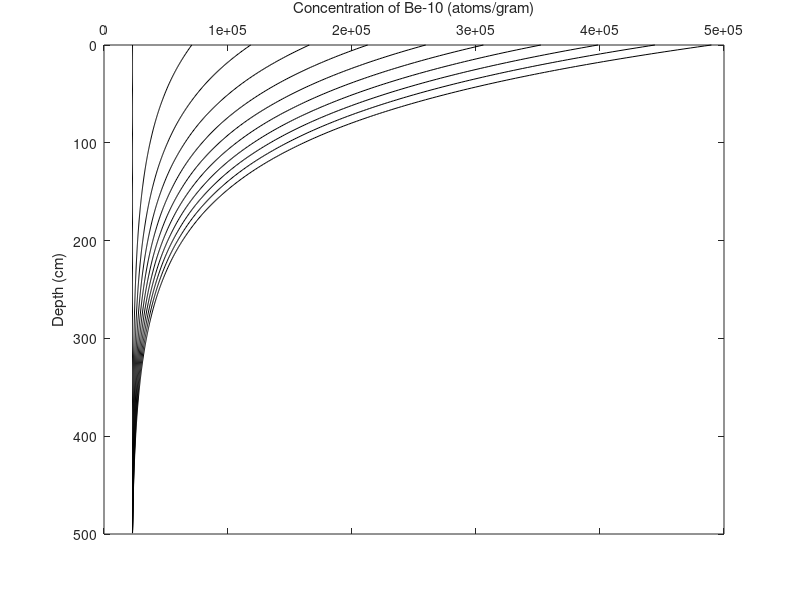

This chart was generated by the following MATLAB code:
% INHERITANCE CASE
% Script to calculate numerical solution of Beryllium-10 cosmogenic nuclide
% production as a function of depth.
% Final class project, Earth System Modeling
% Zach Lifton, 11/16/09

% Initial concentration = 20000 Be-10 atoms/g
% Erosion rate = 0
% Altitude = 0-5 km
% Latitude = 40 N
% Be-10 half-life = 1.36*10^6 yr (Nishiizumi et al, 2007)

clear
% Inputs:
lambda = 5.09*10^(-7);      % Be-10 decay constant (yr^-1)
rho = 2;                    % Density of alluvium (g/cm^3)
caplamb = 165;              % Characteristic attenuation length (g/cm^2)
mu = rho/caplamb;
Po = 4.8;                   % Be-10 production rate (atoms/g/yr)
No = 23000;                 % All material has 23000 intial atoms/gram of Be-10

% Solution:
n=0;
for j = 1:10000:100001      % Time loop, 100 kyr in 10 kyr time steps
    n = n + 1;
    t(n) = j - 1;
    for k = 1:500           % Depth loop, 0 cm to 500 cm depth
        x(k) = k - 1;
        N(k) = No*exp(-lambda*t(n)) + (Po/lambda)*exp(-mu*(x(k)))*(1 - exp(-lambda*t(n)));
    end
    % Plot:
    figure(5)
    plot(N,x,'k-');
    set(gca,'YDir','reverse');
    set(gca,'XAxisLocation','top');
    xlabel('Concentration of Be-10 (atoms/gram)');
    ylabel('Depth (cm)');
    hold on
end
